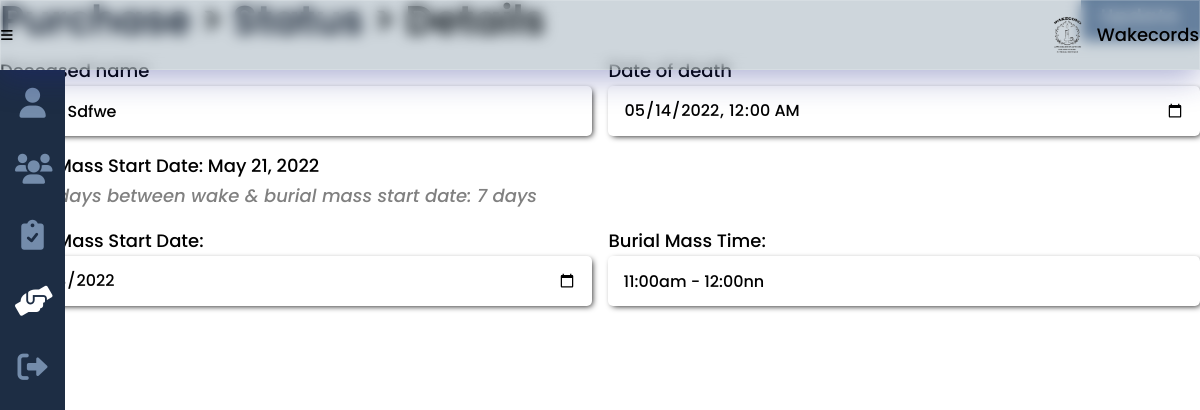
/status_details.php?purchaseid=61, run on an earlier commit of the app's database.
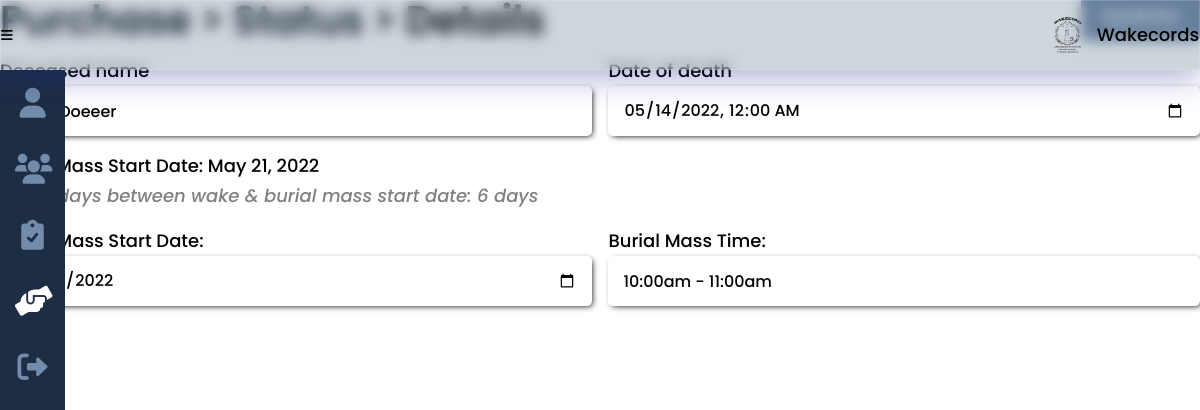
And on a later commit of the database.
### tables this page shows
CREATE TABLE `details` (
  `purchase_id` int(8) NOT NULL,
  `deceased_name` varchar(25) DEFAULT NULL,
  `burial_datetime` datetime DEFAULT NULL,
  `burial_add` varchar(100) DEFAULT NULL,
  `delivery_add` varchar(100) DEFAULT NULL,
  `delivery_date` date DEFAULT NULL,
  `message` varchar(200) DEFAULT NULL,
  `birth_date` date DEFAULT NULL,
  `death_date` date DEFAULT NULL,
  `delivery_datetime` datetime DEFAULT NULL,
  `num_pax` int(4) DEFAULT NULL,
  `cemetery_add` varchar(100) DEFAULT NULL
);

CREATE TABLE `purchase` (
  `purchase_id` int(8) NOT NULL,
  `seeker_id` int(8) NOT NULL,
  `service_id` int(8) NOT NULL,
  `purchase_total` decimal(9,2) DEFAULT NULL,
  `purchase_qty` int(2) DEFAULT NULL,
  `purchase_size` varchar(25) DEFAULT NULL,
  `purchase_font` varchar(25) DEFAULT NULL,
  `purchase_date` date NOT NULL,
  `purchase_wake_date` date DEFAULT NULL,
  `purchase_wake_time` varchar(50) DEFAULT NULL,
  `purchase_num_days` int(2) DEFAULT NULL,
  `purchase_burial_date` date DEFAULT NULL,
  `purchase_burial_time` varchar(50) DEFAULT NULL,
  `purchase_status` varchar(15) NOT NULL,
  `purchase_progress` int(2) NOT NULL
);

### others/db.php (called while the page is built, shortened)
<?php
	class DB
	{
		static $hostname = "localhost";
		static $dbname = "wakecords";
		static $username  = "root";
		static $password = "";
		public static function query($sql, $params=array(), $transactType)
		{
			$rows = array();
			try
			{
				$db = new PDO("mysql:host=". self::$hostname ."; dbname=". self::$dbname,  self::$username,  self::$password);
				$db->setAttribute(PDO::ATTR_ERRMODE, PDO::ERRMODE_EXCEPTION);
				$cmd = $db->prepare($sql);
				$cmd->execute($params);
				if($transactType == "READ")
					$rows = $cmd->fetchAll();
				else
					$rows = $db->lastInsertId();
			}
			catch(PDOException $e)
			{
				echo $e->getMessage();
			}
			return $rows;
		}
	}

### status_details.php (the view, shortened to what this page needs)
<?php
	include("others/head.php");
?>
<body>
	<div class="container">
		<?php include("others/header.php"); ?>
		<div class="banner">
			<?php
			include("others/sidebar.php"); ?>
			<section class="banner-con">
				<div class="wrapper">
					<div class="banner-div">
						<h2><a href="purchase.php">Purchase</a> <span>> <a href="status.php?purchaseid=<?php echo $_GET['purchaseid']; ?>">Status</a></span> <span>> Details</span></h2>
						<?php
						$details = DB::query("SELECT * FROM details WHERE purchase_id=?", array($_GET['purchaseid']), "READ");
						$details = $details[0];
						$services = DB::query("SELECT * FROM purchase a JOIN services b ON a.service_id = b.service_id WHERE purchase_id=?", array($_GET['purchaseid']), "READ");
						$services = $services[0];
						echo "
						<form class='profile' method='post'>
							<button class='btn btn-link-absolute higher-top' type='submit' name='btnupdate'>Update</button>
							<div>
								<label>Deceased name</label>
								<input type='text' name='txtname' value='".$details['deceased_name']."'>
							</div>
						";
						switch($services['service_type']){
							case "church":
								echo "
								<div>
									<label>Date of death</label>
									<input type='datetime-local' name='dtdeath' value='".date("Y-m-d\TH:i", strtotime($details['death_date']))."'>
								</div>
								<div style='margin-bottom:0;'>
									<label>Wake Mass Start Date: ".date("M j, Y", strtotime($services["purchase_wake_date"]))."</label>
									<input type='hidden' name='massstart' id='massstart' value='{$services["purchase_wake_date"]}' required>
								</div>
								<div style='width:100%;font-style:italic;color:gray;'>
									<label>No. of days between wake & burial mass start date: <span id='numdays1'>{$services["purchase_num_days"]}</span> days</label>
									<input type='hidden' name='numdays' id='numdays2' value='{$services["purchase_num_days"]}'>
								</div>
								<div>
									<label>Burial Mass Start Date: </label>
									<input type='date' name='burialstart' id='burialstart' value='{$services["purchase_burial_date"]}' required>
								</div>
								<div>
									<label>Burial Mass Time: </label>
									<input list='burial_time' name='burialtime' value='{$services["purchase_burial_time"]}' placeholder='Ex. 06:00pm - 07:00pm' required>
									<datalist id='burial_time'>
										<option value='03:00pm - 04:00pm'>
										<option value='04:00pm - 05:00pm'>
										<option value='05:00pm - 06:00pm'>
										<option value='06:00pm - 07:00pm'>
										<option value='07:00pm - 08:00pm'>
									</datalist>
								</div>";
							break;
						}
						echo "
						</form>";
						?>
					</div>
				</div>
			</section>
		</div>
	</div>
</body>
</html>

What changed in the data, as far as the page shows it:
changed details: txtname "Asdys Sdfwe" → "John Doeeer"
changed purchase: purchase_num_days "7" → "6"; burialstart "05/28/2022" → "05/27/2022"; burialtime "11:00am - 12:00nn" → "10:00am - 11:00am"
